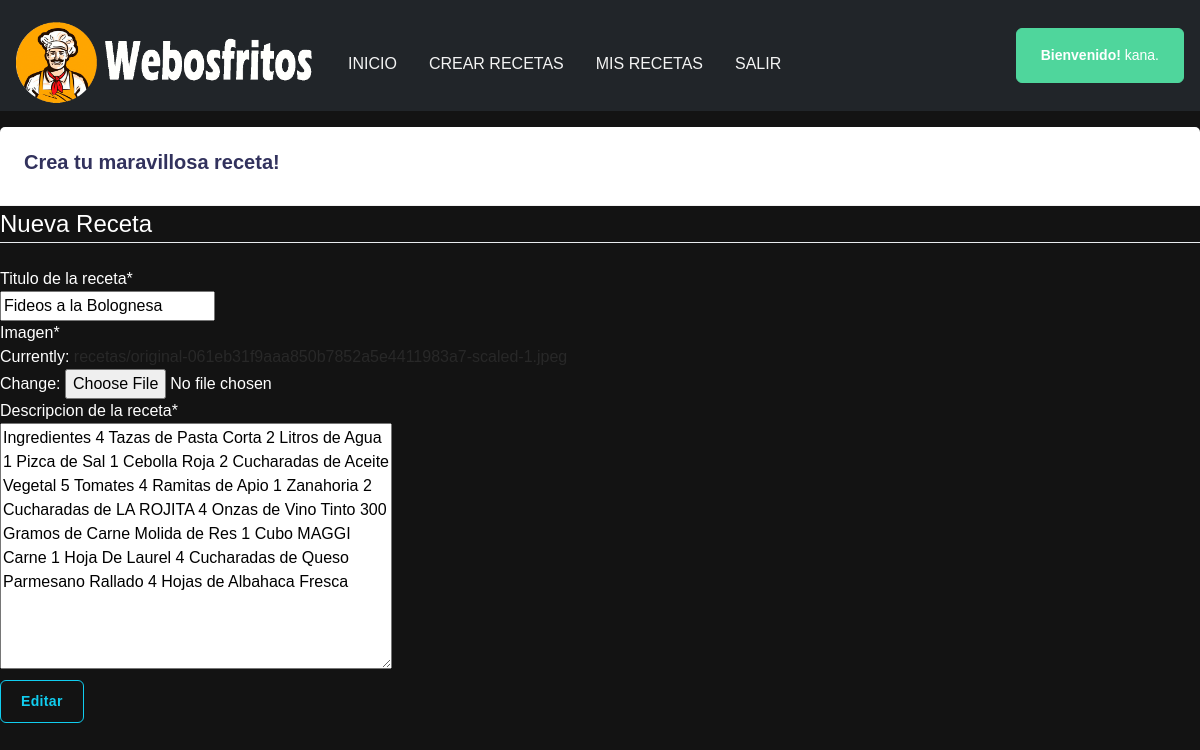
/receta/edit/26/ (signed in), run on the app's committed database.
### core/models.py (models this page shows, shortened)
class Receta(models.Model):
    idreceta = models.AutoField(primary_key=True)
    titulo = models.CharField(max_length=20, null=False, verbose_name='Titulo de la receta')
    imagen = models.ImageField(upload_to='recetas', null= True)
    parrafo = models.TextField(verbose_name='Descripcion de la receta')
    usuario = models.ForeignKey(User, on_delete=models.CASCADE)

### core/views.py (the view, shortened to what this page needs)
# urls.py: path('receta/edit/<int:pk>/', PostUpdateView.as_view(), name='post-update'),
class PostUpdateView(LoginRequiredMixin, UpdateView):
    model = Receta
    fields = ['titulo', 'imagen', 'parrafo']

### core/templates/core/receta_form.html (shortened to what this page needs)
{% extends "core/base.html" %}
{% load static %}
{% load crispy_forms_tags %}
{% block content %}
<div class="card-header" style="width: 100%;">
    <h2>Crea tu maravillosa receta!</h2>
</div>
<form method="POST">
    <fieldset class="form-group">
        <legend class="border-bottom mb-4">
            Nueva Receta
        </legend>
        {{ form | crispy }}
    </fieldset>
    <div class="form-group">
        <button class="btn btn-outline-info" type="submit">Editar</button>
    </div>
</form>
{% endblock content %}

### core/templates/core/base.html (shortened to what this page needs)
{% load static %}
<!DOCTYPE html>
<html>
<head>
    <link rel="stylesheet" href="https://maxcdn.bootstrapcdn.com/bootstrap/4.0.0/css/bootstrap.min.css">
    <link rel="stylesheet" type="text/css" href="{% static 'core/css/argon-css.css' %}">
</head>
<body>
    <header>
        <nav class="navbar navbar-expand-lg navbar-dark bg-dark">
            <a class="navbar-brand" href="{% url 'home' %}"><img src="{% static 'core/imagenes/webosfritosclaro.png' %}" width="300" alt=""></a>
            <div class="collapse navbar-collapse" id="navbarTogglerDemo03">
              <ul class="navbar-nav mr-auto mt-2 mt-lg-0">
                <li class="nav-item"><a class="nav-link" href="{% url 'home' %}">INICIO</a></li>
                {% if user.is_authenticated %}
                    <li class="nav-item"><a class="nav-link" href="{% url 'crear_receta' %}">CREAR RECETAS</a></li>
                    <li class="nav-item"><a class="nav-link" href="{% url 'mis_recetas' %}">MIS RECETAS</a></li>
                    <li class="nav-item"><a class="nav-link" href="{% url 'logout' %}">SALIR</a></li>
                {% else %}
                    <li class="nav-item"><a class="nav-link" href="{% url 'mostrarInicio' %}">INICIAR SESION</a></li>
                    <li class="nav-item"><a class="nav-link" href="{% url 'registro' %}">REGISTRATE</a></li>
                {% endif %}
              </ul>
              {% if user.is_authenticated %}
                <div class="alert alert-success" role="alert">
                    <strong>Bienvenido!</strong> {{ user }}.
                </div>
            {% endif %}
            </div>
          </nav>
      <nav class="navbar navbar-expand-md navbar-dark bg-steel ">
      </nav>
    </header>
    <div class="row">
        <div class="col-md-12">
        {% block content %}{% endblock %}
        </div>
        </div>
</body>
</html>

### data on the page
Receta: titulo "Fideos a la Bolognesa", parrafo "Ingredientes 4 Tazas de Pasta Corta 2 Litros de Agua 1 Pizca de Sal 1 Cebolla Roja 2 Cucharadas de Aceite Vegetal 5 Tomates 4 Ramitas de Apio 1 Zanahoria 2 Cucharadas de LA ROJITA 4 Onzas de Vino Tinto 300 Gramos de Carne Molida de Res 1 Cubo MAGGI Carne 1 Hoja De Laurel 4 Cucharadas de Queso Parmesano Rallado 4 Hojas de Albahaca Fresca"

### other printed values
{{ user }} "kana"
